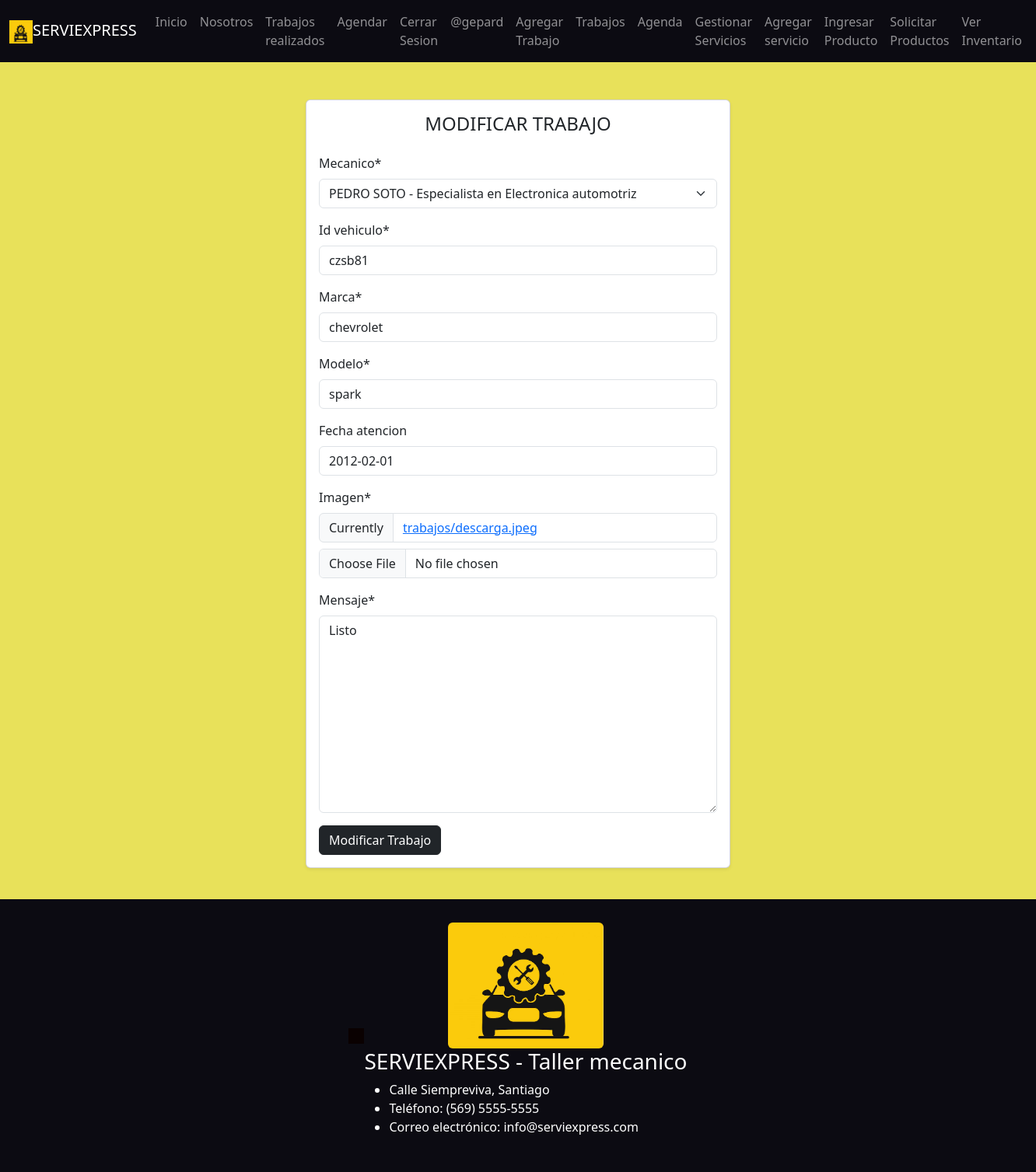
/editmecanico/11 (signed in), run on the app's committed database.
### taller/models.py (models this page shows, shortened)
class Trabajo(models.Model):
    mecanico = models.IntegerField(choices=mecanicos)
    id_vehiculo = models.CharField(max_length=18)
    marca = models.CharField(max_length=50)
    modelo = models.CharField(max_length=50)
    fecha_atencion = models.DateField(blank=True, null=True)
    imagen = models.ImageField(upload_to='trabajos', null=True)
    mensaje = models.TextField()

### taller/views.py (the view, shortened to what this page needs)
# urls.py: path('editmecanico/<id>', views.editmecanico, name='editmecanico'),
@permission_required('taller.change_trabajo')
def editmecanico(request,id):
    trabajo = get_object_or_404(Trabajo, id=id)
    data = {
        'form': TrabajoForm(instance=trabajo)
    }
    return render(request, 'taller/EditMecanico.html', data)

### taller/forms.py
class TrabajoForm(forms.ModelForm):
   class Meta:
        model = Trabajo
        fields = '__all__'

### taller/templates/taller/EditMecanico.html (shortened to what this page needs)
{% extends 'taller/Base.html' %}
{% load static %}
{% block content %}
{% load crispy_forms_tags %}
<div class="container mt-5">
  <div class="row justify-content-center">
    <div class="col-md-6">
      <div class="card shadow-sm">
        <div class="card-body">
          <h4 class="card-title text-center mb-4">MODIFICAR TRABAJO</h4>
          <form action="" method="post" enctype="multipart/form-data">
            {{ form | crispy }}
            <button type="submit" class="btn btn-dark" id="editar-trabajo">Modificar Trabajo</button>
          </form>
        </div>
      </div>
    </div>
  </div>
</div>
{% endblock %}

### taller/templates/taller/Base.html (shortened to what this page needs)
{% load static %}
<!DOCTYPE html>
<html>
<head>
  <link href="https://cdn.jsdelivr.net/npm/bootstrap@5.3.0-alpha3/dist/css/bootstrap.min.css" rel="stylesheet">
  <link rel="stylesheet" href="{% static 'css/Base.css' %}">
  <link rel="stylesheet" href="{% static 'css/divisas.css' %}">
</head>
<body>
  <header>
    <nav class="navbar navbar-expand-lg navbar-dark" style="background-color: #0c0b12;">
      <div class="container-fluid">
        <a class="navbar-brand" href="/"><img src="{%static 'images/logo.png'%}" alt="Rayo Makween" width="30" height="30">SERVIEXPRESS</a>
        <div class="collapse navbar-collapse" id="navbarSupportedContent">
          <ul class="navbar-nav me-auto mb-2 mb-lg-0">
            <li class="nav-item">
              <a class="nav-link" aria-current="page" href="/">Inicio</a>
            </li>
            <li class="nav-item">
              <a class="nav-link" href="/nosotros">Nosotros</a>
            </li>
            <li class="nav-item">
              <a class="nav-link" href="/trabajos">Trabajos realizados</a>
            </li>
            <li class="nav-item">
              <a class="nav-link" href="/agendar">Agendar</a>
            </li>
          </ul>
          <ul class="navbar-nav mb-2 mb-lg-0 justify-content-end">
            {% if user.is_authenticated %}
            <li class="nav-item">
              <a class="nav-link" href="{% url 'logout' %}">Cerrar Sesion</a>
            </li>
            <li class="nav-item">
              <a class="nav-link" href="#">@{{ user.username }}</a>
            </li>
            {% else %}
            <li class="nav-item">
              <a class="nav-link" href="{% url 'login' %}">Login</a>
            </li>
            {% endif %}
            {% if perms.taller.add_trabajo %}
            <li class="nav-item">
              <a class="nav-link" href="/mecanico">Agregar Trabajo</a>
            </li>
            {% endif %}
            {% if perms.taller.change_trabajo %}
              <a class="nav-link" href="/administrador">Trabajos</a>
              <a class="nav-link" href="/agenda">Agenda</a>
              <a class="nav-link" href="/gestionarservicios" >Gestionar Servicios</a>
              <a class="nav-link" href="/agregarservicios">Agregar servicio</a>
              <a class="nav-link" href="/agregarproductoinv">Ingresar Producto</a>
              <a class="nav-link" href="/listar">Solicitar Productos</a>
              <a class="nav-link" href="/inventario">Ver Inventario</a>
            {% endif %}
          </ul>
        </div>
      </div>
    </nav>
  </header>
{% block content %}
{% endblock %}
  <footer class="footer">
    <div class="container-fluid d-flex justify-content-center align-items-center">
      <div id="currency-container"></div>
      <div class="container2">
        <div class="logo">
          <img src="{%static 'images/logo.png'%}" alt="rayo" width="200" height="auto" class="rounded mx-auto d-block">
        </div>
        <div class="info">
          <h3>SERVIEXPRESS - Taller mecanico</h3>
          <ul>
            <li>Calle Siempreviva, Santiago</li>
            <li>Teléfono: (569) 5555-5555</li>
            <li>Correo electrónico: info@serviexpress.com</li>
          </ul>
        </div>
  </footer>
</body>
</html>

### taller/static/css/Base.css (style rules this page uses)
body { background-color: #e8e15a; }
header { margin-bottom: 20px; }
footer { background-color: #0c0b12; padding: 20px 0; color: #ffffff; padding: 30px; margin-top: 20px; }
footer .logo { width: 200px; height: auto; display: block; margin: 0 auto; }
.card { margin-bottom: 20px; }

### taller/static/css/divisas.css (style rules this page uses)
#currency-container { display: flex; flex-direction: column; align-items: center; padding: 10px; background-color: rgb(10, 1, 1); max-width: 250px; margin: 1 auto; }

### data on the page
Trabajo: mecanico "PEDRO SOTO - Especialista en Electronica automotriz", id_vehiculo "czsb81", marca "chevrolet", modelo "spark", fecha_atencion "2012-02-01", mensaje "Listo"

### other printed values
{{ user.username }} "gepard"
